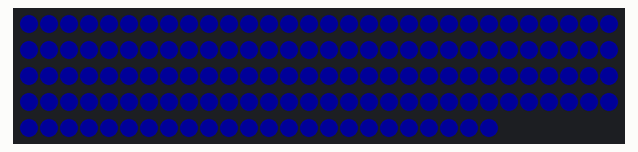
Simulated run of this sketch. Board: Arduino Uno, built with avr-gcc and run on an emulated ATmega328P. Shown: 144 RGB LEDs in strip order, left to right, continuing on the next row. Dim RGB values are drawn brighter than linear.

Above: at 0.1 s.
At 1.1 s:
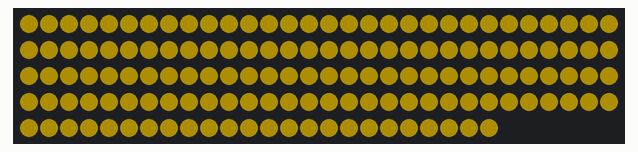

Measured:
- what the display in image 1 shows lasts 2.0 s, from 1.0 s to 3.0 s

The sketch:

flashing_lights.ino
```cpp
#include <Adafruit_NeoPixel.h>
#define PIN 4
Adafruit_NeoPixel strip = Adafruit_NeoPixel(144, PIN, NEO_GRB + NEO_KHZ800);

#define NUMPIXELS 144
void setup() {
  // put your setup code here, to run once:
  strip.begin();

  strip.clear();
  strip.setBrightness(50);
}

void loop() {
  // put your main code here, to run repeatedly:
 for(int i=0; i<300; i++){
 strip.setPixelColor(i, 255, 255, 255);


 }
flashRed();
delay(1000);
flashGreen();
delay(1000);
flashBlue();
delay(1000);

}

void flashRed(){

  for(int i =0; i<144; i++){
    strip.setPixelColor(i,2, 5, 121);
  }
  strip.show();
}
void flashGreen(){

  for(int i =0; i<144; i++){
    strip.setPixelColor(i,255,208,0);
  }
  strip.show();

}void flashBlue(){

  for(int i =0; i<144; i++){
    strip.setPixelColor(i,255,208,0);
  }
  strip.show();
}
```
